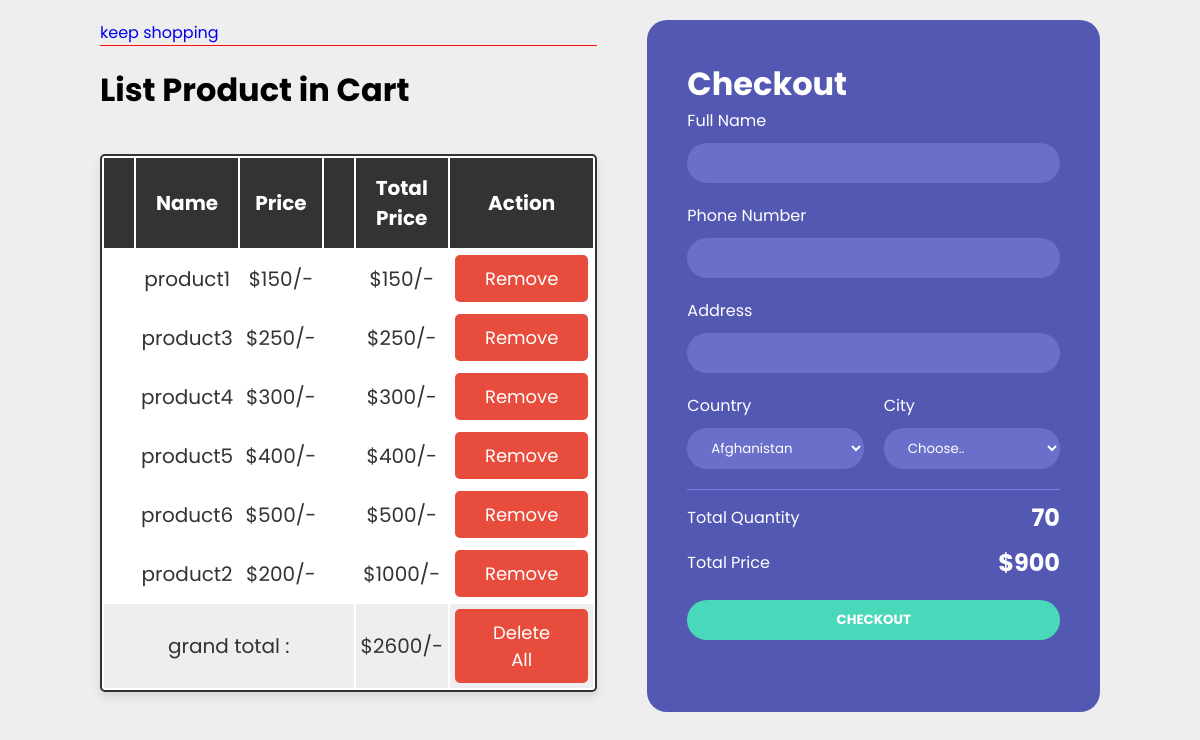
Page /checkout.php (signed in) on the committed database.
### tables this page shows
CREATE TABLE `cart` (
  `id` int(100) NOT NULL,
  `user_id` int(100) NOT NULL,
  `name` varchar(100) NOT NULL,
  `price` varchar(100) NOT NULL,
  `image` varchar(100) NOT NULL,
  `quantity` int(100) NOT NULL
);

### checkout.php (the view, shortened to what this page needs)
<?php
include 'config.php';
$user_id = $_SESSION['user_id'];
?>
<!DOCTYPE html>
<html lang="en">
<head>
    <link rel="stylesheet" href="css/style.css">
</head>
<body>
<div class="container">
    <div class="checkoutLayout">
        <div class="returnCart">
            <a href="index.php">keep shopping</a>
            <h1>List Product in Cart</h1>
<div class="shopping-cart">
<table>
   <thead>
      <th></th>
      <th>name</th>
      <th>price</th>
      <th></th>
      <th>total  price</th>
      <th>action</th>
   </thead>
   <tbody>
   <?php
      $cart_query = mysqli_query($conn, "SELECT * FROM `cart` WHERE user_id = '$user_id'") or die('query failed');
      $grand_total = 0;
      if(mysqli_num_rows($cart_query) > 0){
         while($fetch_cart = mysqli_fetch_assoc($cart_query)){
   ?>
      <tr>
         <td><img src="images/<?php echo $fetch_cart['image']; ?>" height="100" alt=""></td>
         <td><?php echo $fetch_cart['name']; ?></td>
         <td>$<?php echo $fetch_cart['price']; ?>/-</td>
         <td>
         </td>
         <td>$<?php echo $sub_total = ($fetch_cart['price'] * $fetch_cart['quantity']); ?>/-</td>
         <td><a href="index.php?remove=<?php echo $fetch_cart['id']; ?>" class="delete-btn" onclick="return confirm('remove item from cart?');">remove</a></td>
      </tr>
   <?php
      $grand_total += $sub_total;
         }
      }else{
         echo '<tr><td style="padding:20px; text-transform:capitalize;" colspan="6">no item added</td></tr>';
      }
   ?>
   <tr class="table-bottom">
      <td colspan="4">grand total :</td>
      <td>$<?php echo $grand_total; ?>/-</td>
      <td><a href="index.php?delete_all" onclick="return confirm('delete all from cart?');" class="delete-btn <?php echo ($grand_total > 1)?'':'disabled'; ?>">delete all</a></td>
   </tr>
</tbody>
</table>
</div>
        </div>
        <div class="right">
            <h1>Checkout</h1>
            <div class="form">
                <div class="group">
                    <label for="name">Full Name</label>
                    <input type="text" name="name" id="name">
                </div>
                <div class="group">
                    <label for="phone">Phone Number</label>
                    <input type="text" name="phone" id="phone">
                </div>
                <div class="group">
                    <label for="address">Address</label>
                    <input type="text" name="address" id="address">
                </div>
                <div class="group">
                    <label for="country">Country</label>
                    <select name="country" id="country">
                        <option value="">Afghanistan</option>
                    </select>
                </div>
                <div class="group">
                    <label for="city">City</label>
                    <select name="city" id="city">
                        <option value="">Choose..</option>
                    </select>
                </div>
            </div>
            <div class="return">
                <div class="row">
                    <div>Total Quantity</div>
                    <div class="totalQuantity">70</div>
                </div>
                <div class="row">
                    <div>Total Price</div>
                    <div class="totalPrice">$900</div>
                </div>
            </div>
            <button class="buttonCheckout">CHECKOUT</button>
            </div>
    </div>
</div>
</body>
</html>

### css/style.css (style rules this page uses)
:root { --blue:#3498db; --red:#e74c3c; --orange:#f39c12; --black:#333; --white:#fff; --light-bg:#eee; --box-shadow:0 5px 10px rgba(0,0,0,.1); --border:2px solid var(--black); }
* { font-family: 'Poppins', sans-serif; margin:0; padding:0; box-sizing: border-box; outline: none; border: none; text-decoration: none; }
body { background-color: var(--light-bg); }
.btn, .delete-btn, .option-btn { display: inline-block; padding:10px 30px; cursor: pointer; font-size: 18px; color:var(--white); border-radius: 5px; text-transform: capitalize; }
.delete-btn { background-color: var(--red); }
.container { padding:0 20px; margin:0 auto; max-width: 1200px; padding-bottom: 70px; }
.container .shopping-cart { padding:20px 0; }
.container .shopping-cart table { width: 100%; text-align: center; border:var(--border); border-radius: 5px; box-shadow: var(--box-shadow); background-color: var(--white); }
.container .shopping-cart table thead { background-color: var(--black); }
.container .shopping-cart table thead th { padding:15px; color:var(--white); text-transform: capitalize; font-size: 20px; }
.container .shopping-cart table .table-bottom { background-color: var(--light-bg); }
.container .shopping-cart table tr td { padding:5px; font-size: 20px; color:var(--black); }
.container .shopping-cart table tr td:nth-child(1) { padding:0; }
.container { width: 1200px; margin: auto; max-width: 90%; transition: transform 1s; }
.checkoutLayout { display: grid; grid-template-columns: repeat(2, 1fr); gap: 50px; padding: 20px; }
.checkoutLayout .right { background-color: #5358B3; border-radius: 20px; padding: 40px; color: #fff; }
.checkoutLayout .right .form { display: grid; grid-template-columns: repeat(2, 1fr); gap: 20px; border-bottom: 1px solid #7a7fe2; padding-bottom: 20px; }
.checkoutLayout .form h1, .checkoutLayout .form .group:nth-child(-n+3) { grid-column-start: 1; grid-column-end: 3; }
.checkoutLayout .form input, .checkoutLayout .form select { width: 100%; padding: 10px 20px; box-sizing: border-box; border-radius: 20px; margin-top: 10px; border:none; background-color: #6a6fc9; color: #fff; }
.checkoutLayout .right .return .row { display: flex; justify-content: space-between; align-items: center; margin-top: 10px; }
.checkoutLayout .right .return .row div:nth-child(2) { font-weight: bold; font-size: x-large; }
.buttonCheckout { width: 100%; height: 40px; border: none; border-radius: 20px; background-color: #49D8B9; margin-top: 20px; font-weight: bold; color: #fff; }
.returnCart h1 { border-top: 1px solid #ff0c0c; padding: 20px 0; }

### rows in the picture
cart: name "product1", price "150"
cart: name "product3", price "250"
cart: name "product4", price "300"
cart: name "product5", price "400"
cart: name "product6", price "500"
cart: name "product2", price "200", $sub_total = ($fetch_cart['price'] * $fetch_cart['quantity']) "1000"

### other values in the picture
$grand_total "2600"
